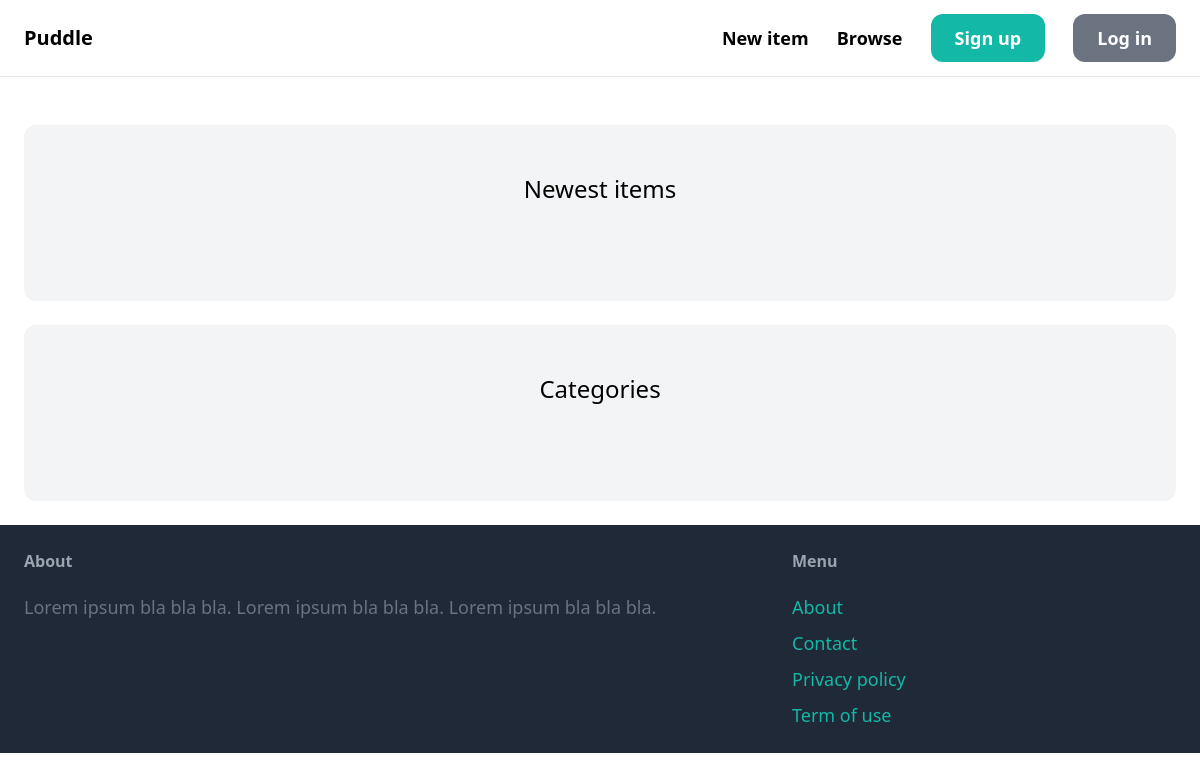
The app's page /, older data.
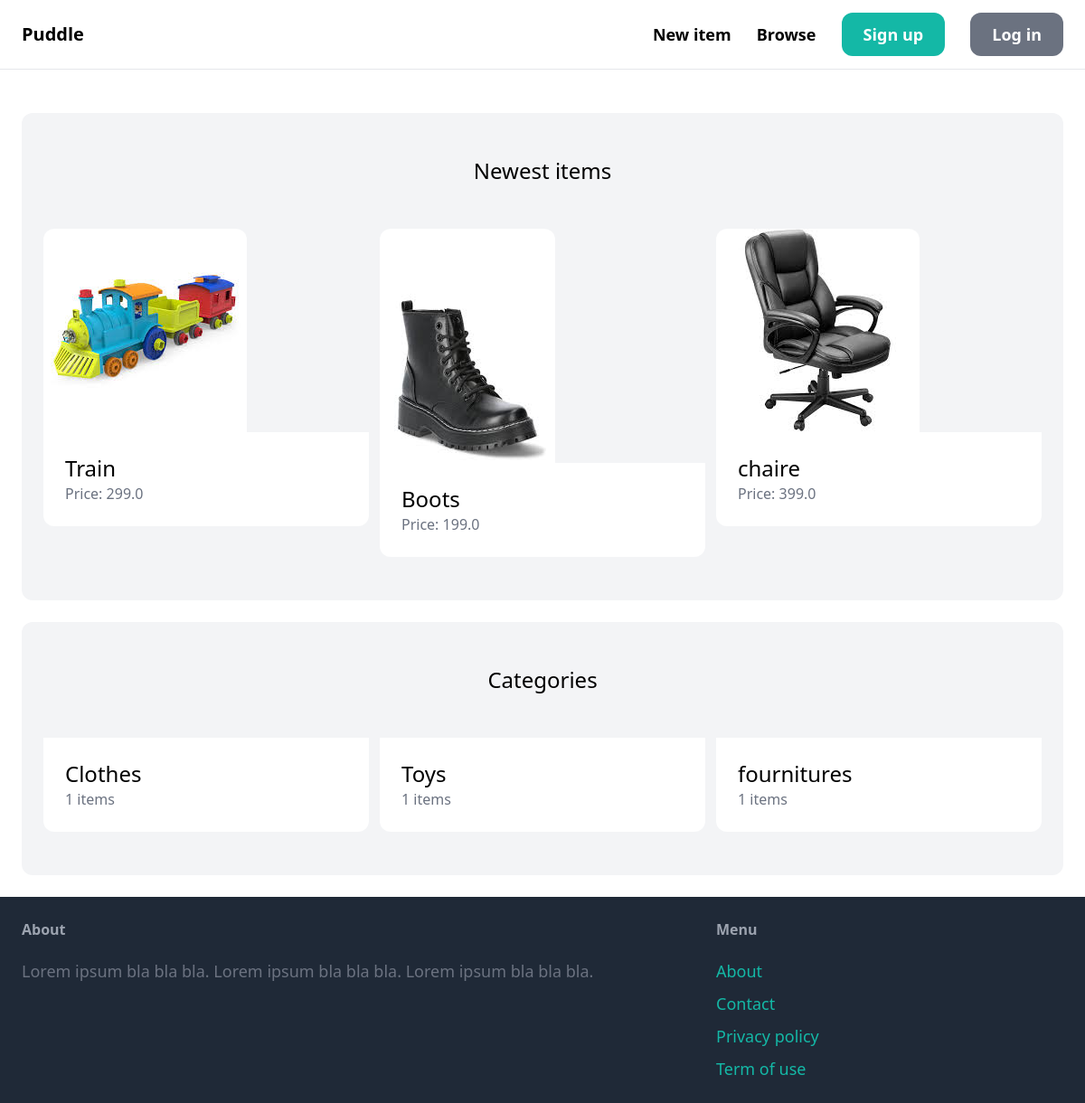
The same page, newer data.
### items/models.py (models this page shows, shortened)
class Item(models.Model):
    category = models.ForeignKey(
        Category, related_name="items", on_delete=models.CASCADE
    )
    name = models.CharField(max_length=255)
    description = models.TextField(blank=True, null=True)
    price = models.FloatField()
    image = models.ImageField(upload_to="item_images", blank=True, null=True)
    is_sold = models.BooleanField(default=False)
    created_by = models.ForeignKey(User, related_name="items", on_delete=models.CASCADE)
    created_at = models.DateTimeField(auto_now_add=True)

class Category(models.Model):
    name = models.CharField(max_length=255)
    class Meta:
        ordering = ("name",)
        verbose_name_plural = "Categories"

### core/views.py (the view)
# urls.py: path("", views.index, name="index"),
def index(request):
    items = Item.objects.filter(is_sold=False)[0:6]
    categories = Category.objects.all()
    return render(
        request,
        "core/index.html",
        {
            "categories": categories,
            "items": items,
        },
    )

### core/templates/core/index.html (shortened to what this page needs)
{% extends 'core/base.html' %}
{% block content %}
    <div class="mt-6 px-6 py-12 bg-gray-100 rounded-xl">
        <h2 class="mb-12 text-2xl text-center">Newest items</h2>
        <div class="grid grid-cols-3 gap-3">
            {% for item in items %}
                <div>
                    <a href="{% url 'items:detail' item.id %}">
                        <div>
                            <img src="{{ item.image.url }}" class="rounded-t-xl">
                        </div>
                        <div class="p-6 bg-white rounded-b-xl">
                            <h2 class="text-2xl">{{ item.name }}</h2>
                            <p class="text-gray-500">Price: {{ item.price }}</p>
                        </div>
                    </a>
                </div>
            {% endfor %}
        </div>
    </div>
    <div class="mt-6 px-6 py-12 bg-gray-100 rounded-xl">
        <h2 class="mb-12 text-2xl text-center">Categories</h2>
        <div class="grid grid-cols-3 gap-3">
            {% for category in categories %}
                <div>
                    <a href="#">
                        <div class="p-6 bg-white rounded-b-xl">
                            <h2 class="text-2xl">{{ category.name }}</h2>
                            <p class="text-gray-500">{{ category.items.count }} items</p>
                        </div>
                    </a>
                </div>
            {% endfor %}
        </div>
    </div>
{% endblock %}

### core/templates/core/base.html (shortened to what this page needs)
<!doctype html>
<html>
    <head>
        <script src="https://cdn.tailwindcss.com"></script>
    </head>
    <body>
        <nav class="py-6 px-6 flex justify-between items-center border-b border-gray-200">
            <a href="/" class="text-xl font-semibold">Puddle</a>
            <div class="space-x-6">
                <a href="#" class="text-lg font-semibold hover:text-gray-500">New item</a>
                <a href="#" class="text-lg font-semibold hover:text-gray-500">Browse</a>
                <a href="{%url 'signup'%}" class="px-6 py-3 text-lg font-semibold bg-teal-500 text-white rounded-xl hover:bg-teal-700">Sign up</a>
                <a href="#" class="px-6 py-3 text-lg font-semibold bg-gray-500 text-white rounded-xl hover:bg-gray-700">Log in</a>
            </div>
        </nav>
        <div class="px-6 py-6">
            {% block content %}
            {% endblock %}
        </div>
        <footer class="py-6 px-6 flex justify-between bg-gray-800">
            <div class="w-2/3 pr-10">
                <h3 class="mb-5 font-semibold text-gray-400">About</h3>
                <p class="text-lg text-gray-500">Lorem ipsum bla bla bla. Lorem ipsum bla bla bla. Lorem ipsum bla bla bla.</p>
            </div>
            <div class="w-1/3">
                <h3 class="mb-5 font-semibold text-gray-400">Menu</h3>
                <ul class="space-y-2">
                    <li><a href="#" class="text-lg text-teal-500 hover:text-teal-700">About</a></li>
                    <li><a href="{%url 'contact'%}" class="text-lg text-teal-500 hover:text-teal-700">Contact</a></li>
                    <li><a href="#" class="text-lg text-teal-500 hover:text-teal-700">Privacy policy</a></li>
                    <li><a href="#" class="text-lg text-teal-500 hover:text-teal-700">Term of use</a></li>
                </ul>
            </div>
        </footer>
    </body>
</html>

Row changes from the older to the newer data that the page shows:
added Item: image (picture), name "Train", price "299.0"
added Item: image (picture), name "Boots", price "199.0"
added Item: image (picture), name "chaire", price "399.0"
added Category: name "Clothes", items.count "1"
added Category: name "Toys", items.count "1"
added Category: name "fournitures", items.count "1"
